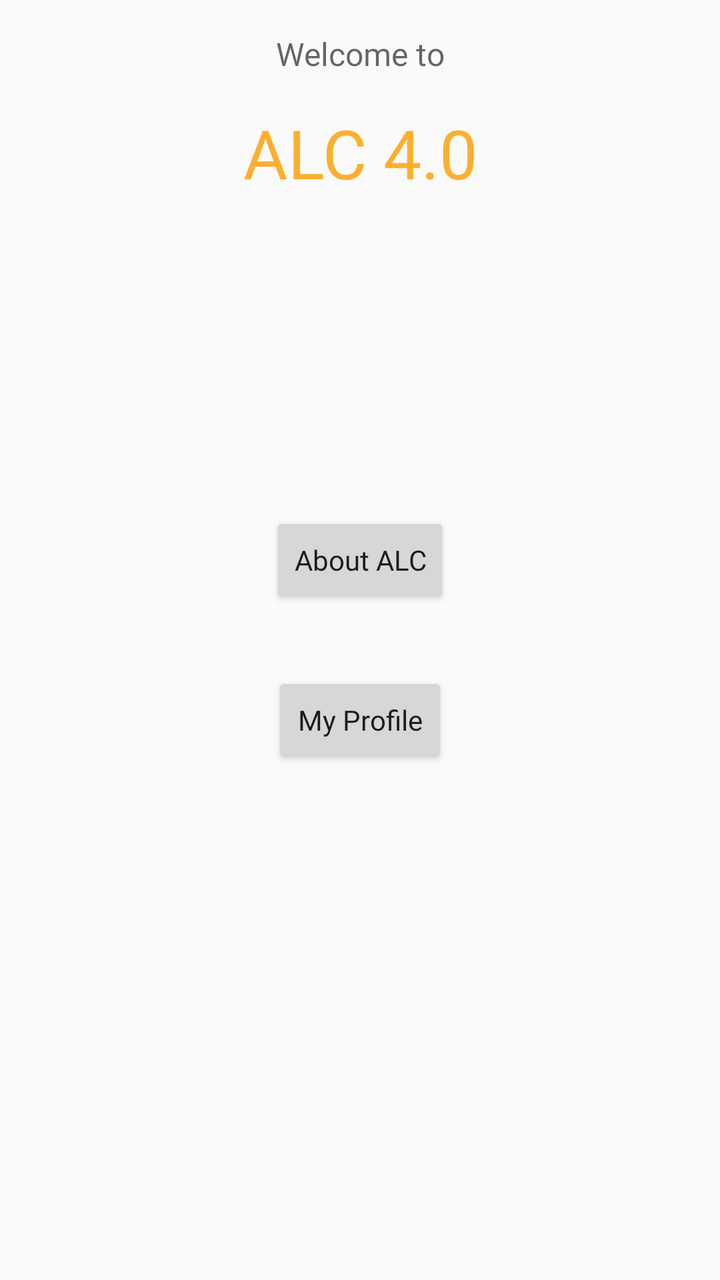
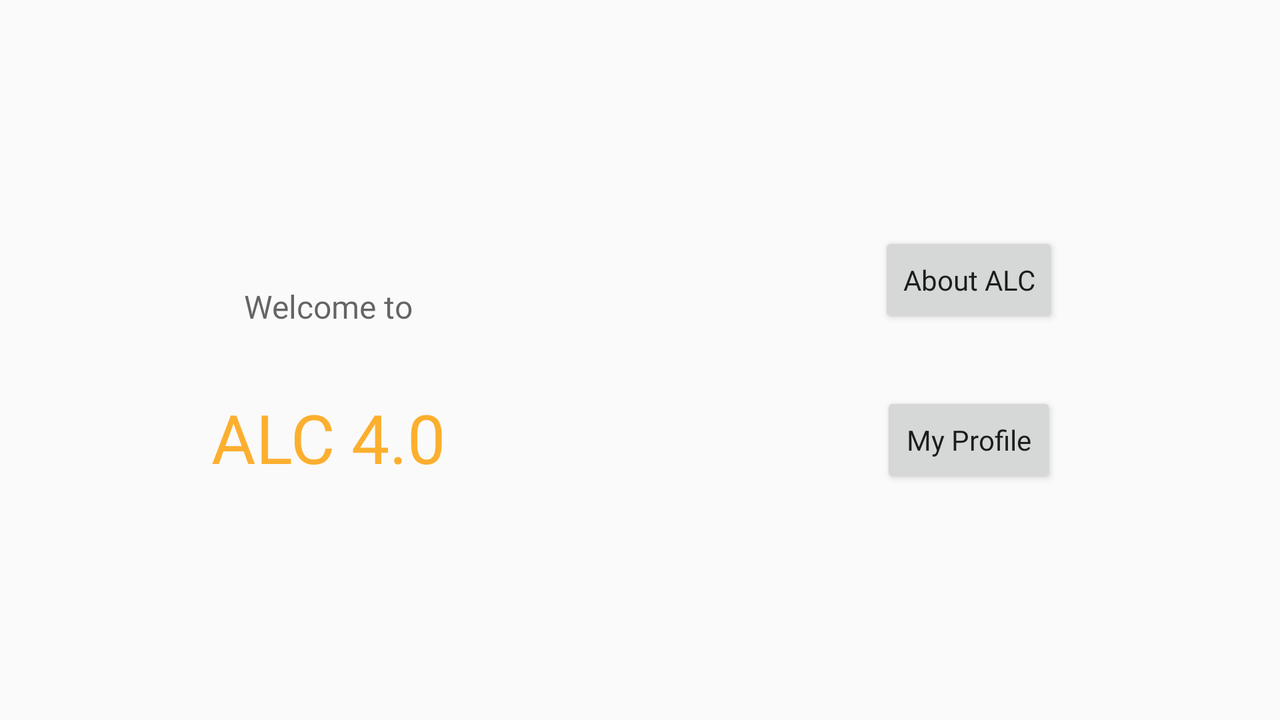

The same Android screen from two of the app's own layout files: first res/layout/ as a phone draws it, then the repository's variant for another configuration, drawn on a device whose configuration selects that folder. Both files follow.
<!-- AndroidManifest.xml: application theme AppTheme -->
<!-- res/layout/activity_main.xml -->
<?xml version="1.0" encoding="utf-8"?>
<androidx.constraintlayout.widget.ConstraintLayout xmlns:android="http://schemas.android.com/apk/res/android"
    xmlns:app="http://schemas.android.com/apk/res-auto"
    xmlns:tools="http://schemas.android.com/tools"
    android:layout_width="match_parent"
    android:layout_height="match_parent"
    tools:context=".MainActivity">

    <TextView
        android:id="@+id/textView_welcome"
        android:layout_width="0dp"
        android:layout_height="wrap_content"
        android:layout_marginStart="16dp"
        android:layout_marginTop="16dp"
        android:layout_marginEnd="16dp"
        android:gravity="center_horizontal"
        android:text="@string/welcome_to"
        android:textAppearance="@style/TextAppearance.AppCompat.Caption"
        android:textSize="16sp"
        app:layout_constraintEnd_toEndOf="parent"
        app:layout_constraintStart_toStartOf="parent"
        app:layout_constraintTop_toTopOf="parent" />

    <TextView
        android:id="@+id/textView_alc"
        android:layout_width="wrap_content"
        android:layout_height="wrap_content"
        android:layout_marginTop="16dp"
        android:text="@string/alc_4_0"
        android:textAppearance="@style/TextAppearance.AppCompat.Display1"
        android:textColor="@color/colorAccent"
        app:layout_constraintEnd_toEndOf="@+id/textView_welcome"
        app:layout_constraintStart_toStartOf="@+id/textView_welcome"
        app:layout_constraintTop_toBottomOf="@+id/textView_welcome" />

    <Button
        android:id="@+id/button_about_alc"
        android:layout_width="wrap_content"
        android:layout_height="wrap_content"
        android:layout_marginBottom="16dp"
        android:text="@string/about_alc"
        android:textAllCaps="false"
        app:layout_constraintBottom_toTopOf="@+id/guideline"
        app:layout_constraintEnd_toEndOf="parent"
        app:layout_constraintStart_toStartOf="parent" />

    <Button
        android:id="@+id/button_my_profile"
        android:layout_width="wrap_content"
        android:layout_height="wrap_content"
        android:layout_marginTop="16dp"
        android:text="@string/my_profile"
        android:textAllCaps="false"
        app:layout_constraintEnd_toEndOf="parent"
        app:layout_constraintStart_toStartOf="parent"
        app:layout_constraintTop_toTopOf="@+id/guideline" />

    <androidx.constraintlayout.widget.Guideline
        android:id="@+id/guideline"
        android:layout_width="wrap_content"
        android:layout_height="wrap_content"
        android:orientation="horizontal"
        app:layout_constraintGuide_percent="0.5" />

</androidx.constraintlayout.widget.ConstraintLayout>
<!-- resources referenced by this layout -->
<resources>
  <color name="colorAccent">#FCAF2F</color>
  <string name="about_alc">About ALC</string>
  <string name="alc_4_0">ALC 4.0</string>
  <string name="my_profile">My Profile</string>
  <string name="welcome_to">Welcome to</string>
  <style name="AppTheme" parent="Theme.AppCompat.Light.DarkActionBar">
          
          <item name="colorPrimary">@color/colorPrimary</item>
          <item name="colorPrimaryDark">@color/colorPrimaryDark</item>
          <item name="colorAccent">@color/colorAccent</item>
  
          <item name="android:fontFamily">@font/noto_sans</item>
      </style>
  <color name="colorPrimary">#365EDF</color>
  <color name="colorPrimaryDark">#244BB6</color>
</resources>
<!-- res/layout-land/activity_main.xml (the repository's variant of the layout above) -->
<!-- drawn on the phone turned sideways -->
<?xml version="1.0" encoding="utf-8"?>
<androidx.constraintlayout.widget.ConstraintLayout xmlns:android="http://schemas.android.com/apk/res/android"
    xmlns:app="http://schemas.android.com/apk/res-auto"
    xmlns:tools="http://schemas.android.com/tools"
    android:layout_width="match_parent"
    android:layout_height="match_parent"
    tools:context=".MainActivity">

    <TextView
        android:id="@+id/textView_welcome"
        android:layout_width="0dp"
        android:layout_height="wrap_content"
        android:layout_marginStart="16dp"
        android:layout_marginEnd="8dp"
        android:layout_marginBottom="16dp"
        android:gravity="center_horizontal"
        android:text="@string/welcome_to"
        android:textAppearance="@style/TextAppearance.AppCompat.Caption"
        android:textSize="16sp"
        app:layout_constraintBottom_toTopOf="@+id/guideline"
        app:layout_constraintEnd_toStartOf="@+id/guideline2"
        app:layout_constraintStart_toStartOf="parent" />

    <TextView
        android:id="@+id/textView_alc"
        android:layout_width="wrap_content"
        android:layout_height="wrap_content"
        android:layout_marginTop="16dp"
        android:layout_marginEnd="8dp"
        android:text="@string/alc_4_0"
        android:textAppearance="@style/TextAppearance.AppCompat.Display1"
        android:textColor="@color/colorAccent"
        app:layout_constraintEnd_toStartOf="@+id/guideline2"
        app:layout_constraintStart_toStartOf="@+id/textView_welcome"
        app:layout_constraintTop_toTopOf="@+id/guideline" />

    <Button
        android:id="@+id/button_about_alc"
        android:layout_width="wrap_content"
        android:layout_height="wrap_content"
        android:layout_marginStart="8dp"
        android:layout_marginBottom="16dp"
        android:text="@string/about_alc"
        android:textAllCaps="false"
        app:layout_constraintBottom_toTopOf="@+id/guideline"
        app:layout_constraintEnd_toEndOf="parent"
        app:layout_constraintStart_toStartOf="@+id/guideline2" />

    <Button
        android:id="@+id/button_my_profile"
        android:layout_width="wrap_content"
        android:layout_height="wrap_content"
        android:layout_marginTop="16dp"
        android:text="@string/my_profile"
        android:textAllCaps="false"
        app:layout_constraintEnd_toEndOf="@+id/button_about_alc"
        app:layout_constraintStart_toStartOf="@+id/button_about_alc"
        app:layout_constraintTop_toTopOf="@+id/guideline" />

    <androidx.constraintlayout.widget.Guideline
        android:id="@+id/guideline"
        android:layout_width="wrap_content"
        android:layout_height="wrap_content"
        android:orientation="horizontal"
        app:layout_constraintGuide_percent="0.5" />

    <androidx.constraintlayout.widget.Guideline
        android:id="@+id/guideline2"
        android:layout_width="wrap_content"
        android:layout_height="wrap_content"
        android:orientation="vertical"
        app:layout_constraintGuide_percent="0.500684" />

</androidx.constraintlayout.widget.ConstraintLayout>
